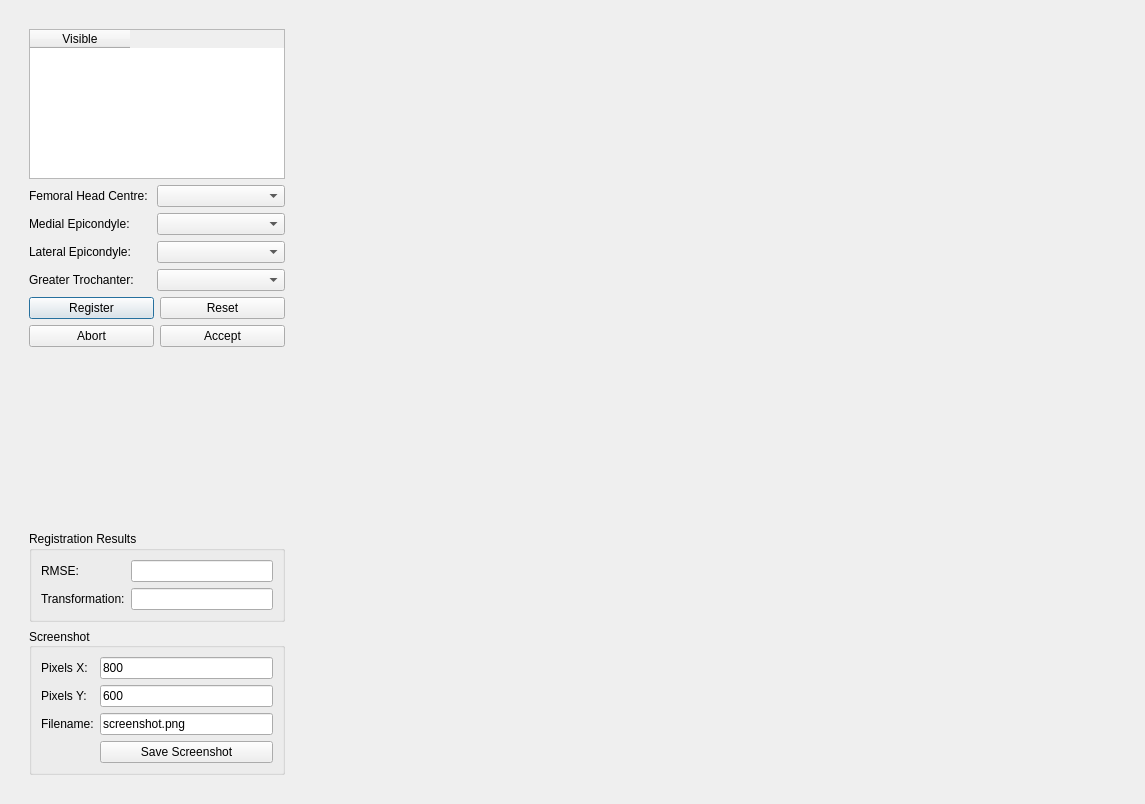
<?xml version="1.0" encoding="UTF-8"?>
<ui version="4.0">
 <class>Dialog</class>
 <widget class="QDialog" name="Dialog">
  <property name="geometry">
   <rect>
    <x>0</x>
    <y>0</y>
    <width>1145</width>
    <height>804</height>
   </rect>
  </property>
  <property name="sizePolicy">
   <sizepolicy hsizetype="Preferred" vsizetype="Preferred">
    <horstretch>0</horstretch>
    <verstretch>0</verstretch>
   </sizepolicy>
  </property>
  <property name="windowTitle">
   <string>Femur Mesh PCA Landmark Registration</string>
  </property>
  <layout class="QHBoxLayout" name="horizontalLayout_2">
   <item>
    <widget class="QWidget" name="widgetMain" native="true">
     <property name="enabled">
      <bool>true</bool>
     </property>
     <property name="sizePolicy">
      <sizepolicy hsizetype="Preferred" vsizetype="Preferred">
       <horstretch>0</horstretch>
       <verstretch>0</verstretch>
      </sizepolicy>
     </property>
     <property name="maximumSize">
      <size>
       <width>16777215</width>
       <height>16777215</height>
      </size>
     </property>
     <layout class="QGridLayout" name="gridLayout">
      <item row="0" column="0">
       <widget class="QWidget" name="widget" native="true">
        <property name="maximumSize">
         <size>
          <width>500</width>
          <height>16777215</height>
         </size>
        </property>
        <layout class="QVBoxLayout" name="verticalLayout_3">
         <item>
          <layout class="QVBoxLayout" name="verticalLayout">
           <property name="sizeConstraint">
            <enum>QLayout::SetDefaultConstraint</enum>
           </property>
           <item>
            <widget class="QTableWidget" name="tableWidget">
             <property name="sizePolicy">
              <sizepolicy hsizetype="Preferred" vsizetype="Maximum">
               <horstretch>0</horstretch>
               <verstretch>0</verstretch>
              </sizepolicy>
             </property>
             <property name="minimumSize">
              <size>
               <width>0</width>
               <height>0</height>
              </size>
             </property>
             <property name="maximumSize">
              <size>
               <width>16777215</width>
               <height>150</height>
              </size>
             </property>
             <property name="sortingEnabled">
              <bool>false</bool>
             </property>
             <attribute name="horizontalHeaderVisible">
              <bool>true</bool>
             </attribute>
             <attribute name="horizontalHeaderCascadingSectionResizes">
              <bool>false</bool>
             </attribute>
             <attribute name="horizontalHeaderDefaultSectionSize">
              <number>100</number>
             </attribute>
             <column>
              <property name="text">
               <string>Visible</string>
              </property>
             </column>
            </widget>
           </item>
           <item>
            <layout class="QFormLayout" name="formLayout_2">
             <property name="fieldGrowthPolicy">
              <enum>QFormLayout::AllNonFixedFieldsGrow</enum>
             </property>
             <item row="0" column="0">
              <widget class="QLabel" name="label">
               <property name="text">
                <string>Femoral Head Centre: </string>
               </property>
              </widget>
             </item>
             <item row="0" column="1">
              <widget class="QComboBox" name="comboBoxFHC"/>
             </item>
             <item row="1" column="0">
              <widget class="QLabel" name="label_4">
               <property name="text">
                <string>Medial Epicondyle:</string>
               </property>
              </widget>
             </item>
             <item row="1" column="1">
              <widget class="QComboBox" name="comboBoxMEC"/>
             </item>
             <item row="2" column="0">
              <widget class="QLabel" name="label_5">
               <property name="text">
                <string>Lateral Epicondyle:</string>
               </property>
              </widget>
             </item>
             <item row="2" column="1">
              <widget class="QComboBox" name="comboBoxLEC"/>
             </item>
             <item row="3" column="0">
              <widget class="QLabel" name="label_6">
               <property name="text">
                <string>Greater Trochanter:</string>
               </property>
              </widget>
             </item>
             <item row="3" column="1">
              <widget class="QComboBox" name="comboBoxFGT"/>
             </item>
            </layout>
           </item>
           <item>
            <layout class="QGridLayout" name="gridLayout_2">
             <item row="0" column="0">
              <widget class="QPushButton" name="regButton">
               <property name="text">
                <string>Register</string>
               </property>
              </widget>
             </item>
             <item row="0" column="1">
              <widget class="QPushButton" name="resetButton">
               <property name="text">
                <string>Reset</string>
               </property>
              </widget>
             </item>
             <item row="1" column="1">
              <widget class="QPushButton" name="acceptButton">
               <property name="text">
                <string>Accept</string>
               </property>
              </widget>
             </item>
             <item row="1" column="0">
              <widget class="QPushButton" name="abortButton">
               <property name="text">
                <string>Abort</string>
               </property>
              </widget>
             </item>
            </layout>
           </item>
           <item>
            <spacer name="verticalSpacer">
             <property name="orientation">
              <enum>Qt::Vertical</enum>
             </property>
             <property name="sizeHint" stdset="0">
              <size>
               <width>20</width>
               <height>40</height>
              </size>
             </property>
            </spacer>
           </item>
           <item>
            <widget class="QGroupBox" name="groupBox">
             <property name="title">
              <string>Registration Results</string>
             </property>
             <layout class="QFormLayout" name="formLayout_3">
              <property name="fieldGrowthPolicy">
               <enum>QFormLayout::AllNonFixedFieldsGrow</enum>
              </property>
              <item row="0" column="0">
               <widget class="QLabel" name="label_2">
                <property name="text">
                 <string>RMSE:</string>
                </property>
               </widget>
              </item>
              <item row="1" column="0">
               <widget class="QLabel" name="label_3">
                <property name="text">
                 <string>Transformation:</string>
                </property>
               </widget>
              </item>
              <item row="1" column="1">
               <widget class="QLineEdit" name="lineEditTransformation">
                <property name="readOnly">
                 <bool>true</bool>
                </property>
               </widget>
              </item>
              <item row="0" column="1">
               <widget class="QLineEdit" name="lineEditRMSE">
                <property name="readOnly">
                 <bool>true</bool>
                </property>
               </widget>
              </item>
             </layout>
            </widget>
           </item>
           <item>
            <widget class="QGroupBox" name="screenshotgroup">
             <property name="title">
              <string>Screenshot</string>
             </property>
             <property name="alignment">
              <set>Qt::AlignLeading|Qt::AlignLeft|Qt::AlignVCenter</set>
             </property>
             <layout class="QFormLayout" name="formLayout">
              <property name="fieldGrowthPolicy">
               <enum>QFormLayout::AllNonFixedFieldsGrow</enum>
              </property>
              <item row="0" column="0">
               <widget class="QLabel" name="pixelsXLabel">
                <property name="sizePolicy">
                 <sizepolicy hsizetype="Fixed" vsizetype="Preferred">
                  <horstretch>0</horstretch>
                  <verstretch>0</verstretch>
                 </sizepolicy>
                </property>
                <property name="text">
                 <string>Pixels X:</string>
                </property>
               </widget>
              </item>
              <item row="0" column="1">
               <widget class="QLineEdit" name="screenshotPixelXLineEdit">
                <property name="sizePolicy">
                 <sizepolicy hsizetype="Expanding" vsizetype="Fixed">
                  <horstretch>0</horstretch>
                  <verstretch>0</verstretch>
                 </sizepolicy>
                </property>
                <property name="text">
                 <string>800</string>
                </property>
               </widget>
              </item>
              <item row="1" column="0">
               <widget class="QLabel" name="pixelsYLabel">
                <property name="sizePolicy">
                 <sizepolicy hsizetype="Fixed" vsizetype="Preferred">
                  <horstretch>0</horstretch>
                  <verstretch>0</verstretch>
                 </sizepolicy>
                </property>
                <property name="text">
                 <string>Pixels Y:</string>
                </property>
               </widget>
              </item>
              <item row="1" column="1">
               <widget class="QLineEdit" name="screenshotPixelYLineEdit">
                <property name="sizePolicy">
                 <sizepolicy hsizetype="Expanding" vsizetype="Fixed">
                  <horstretch>0</horstretch>
                  <verstretch>0</verstretch>
                 </sizepolicy>
                </property>
                <property name="text">
                 <string>600</string>
                </property>
               </widget>
              </item>
              <item row="2" column="0">
               <widget class="QLabel" name="screenshotFilenameLabel">
                <property name="text">
                 <string>Filename:</string>
                </property>
               </widget>
              </item>
              <item row="2" column="1">
               <widget class="QLineEdit" name="screenshotFilenameLineEdit">
                <property name="sizePolicy">
                 <sizepolicy hsizetype="Expanding" vsizetype="Fixed">
                  <horstretch>0</horstretch>
                  <verstretch>0</verstretch>
                 </sizepolicy>
                </property>
                <property name="text">
                 <string>screenshot.png</string>
                </property>
               </widget>
              </item>
              <item row="3" column="1">
               <widget class="QPushButton" name="screenshotSaveButton">
                <property name="sizePolicy">
                 <sizepolicy hsizetype="Preferred" vsizetype="Fixed">
                  <horstretch>0</horstretch>
                  <verstretch>0</verstretch>
                 </sizepolicy>
                </property>
                <property name="text">
                 <string>Save Screenshot</string>
                </property>
               </widget>
              </item>
             </layout>
            </widget>
           </item>
          </layout>
         </item>
        </layout>
       </widget>
      </item>
      <item row="0" column="1">
       <widget class="MayaviSceneWidget" name="MayaviScene" native="true">
        <property name="sizePolicy">
         <sizepolicy hsizetype="Preferred" vsizetype="Expanding">
          <horstretch>1</horstretch>
          <verstretch>1</verstretch>
         </sizepolicy>
        </property>
       </widget>
      </item>
     </layout>
    </widget>
   </item>
  </layout>
 </widget>
 <customwidgets>
  <customwidget>
   <class>MayaviSceneWidget</class>
   <extends>QWidget</extends>
   <header>mayaviscenewidget.h</header>
   <container>1</container>
  </customwidget>
 </customwidgets>
 <resources/>
 <connections/>
</ui>
